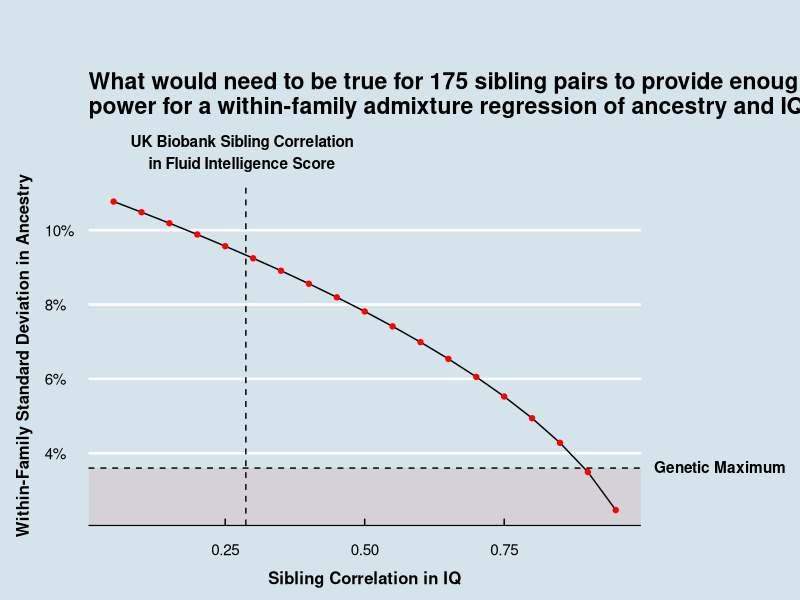

This figure's R source:
library(ggplot2)
library(ggthemes)

# the non-centrality parameter of the chi-squared distribution which achieves 80% power 
ncp <- 7.787826
# verify ncp achieves 80% power using below line of code
# 1 - pchisq(qchisq(1-0.05, 1), 1, ncp)

sib_corrs <- seq(0.05, 0.95, 0.05) # possible values of sibling correlation in IQ
n <- 175 # sibling pairs in Cremieux's analysis
mde <- 1.35 # effect of 100 percentage point ancestry increase on IQ in standard deviations

calculate_within_family_sd <- function(n, sib_corr, mde, ncp) {
    # Given a non-centrality parameter that achieves the desired level of statistical power, 
    # the sibling correlation in IQ, the minimum detectable effect in standard deviations, 
    # and a sample size, estimate the within-family standard deviation needed to achieve the desired level of power

    within_family_sd <- sqrt(ncp * (1 - sib_corr) / (2 * n * mde^2))
    return(within_family_sd)
}

within_family_sds <- c()
for(sib_corr in sib_corrs) {
    within_family_sds <- c(within_family_sds, calculate_within_family_sd(n, sib_corr, mde, ncp))
}

power_curve_df <- data.frame(
  sib_corrs = sib_corrs, 
  within_family_sds = within_family_sds
)

ggplot(power_curve_df, aes(x = sib_corrs, y = within_family_sds))+
  geom_line(
    lineend = "round", 
    linejoin = "round"
  )+
  geom_point(col="red")+
  labs(
    x = "Sibling Correlation in IQ", 
    y = "Within-Family Standard Deviation in Ancestry", 
    title = "What would need to be true for 175 sibling pairs to provide enough\npower for a within-family admixture regression of ancestry and IQ?"
  )+
  geom_vline(
    xintercept = 0.287, 
    linetype = "dashed"
  )+
  annotate("text", x = 0.28, y = Inf, label = "UK Biobank Sibling Correlation\nin Fluid Intelligence Score", hjust = 0.5, vjust = -0.5, fontface="bold")+
  geom_rect(
    xmin = -Inf, 
    xmax = Inf, 
    ymin = -Inf, 
    ymax = 0.036, 
    fill = "red", 
    alpha = 0.005
  )+
  geom_hline(
    yintercept = 0.036, 
    linetype = "dashed"
  )+
  annotate("text", x = Inf, y = 0.036, label = "Genetic Maximum", hjust = -0.1, vjust = 0.4, fontface="bold")+
  scale_y_continuous(labels = scales::label_percent())+
  coord_cartesian(clip = "off") +
  theme_economist()+
  theme(
    plot.margin = margin(t = 50, r = 115, b = 10, l = 10), 
    plot.title = element_text(margin = margin(b = 50)),
    axis.title.x = element_text(margin = margin(t = 10)), 
    axis.title.y = element_text(margin = margin(r = 10)),
    axis.title = element_text(size = 12, face = "bold")
  )
